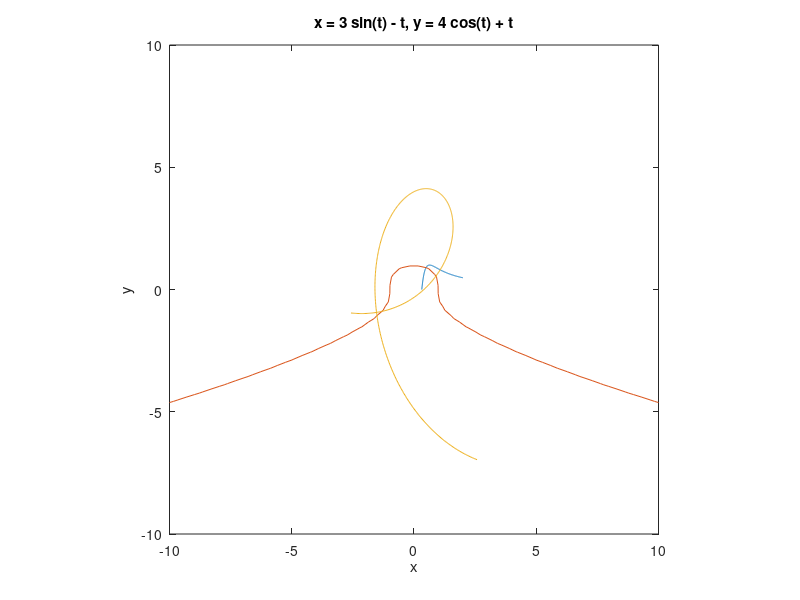

MATLAB code for this plot:
% [绘图]使用符号函数绘图命令
% plot 不能绘制隐函数,参数方程形式的图像，可以使用符号函数绘图命令
ezplot('sin(1/x)', [1/pi, 2]);
hold on;
ezplot('x.^2 + y.^3 - 1', [-10, 10, -10, 10]);
hold on;
ezplot('3 * sin(t) - t', '4 * cos(t) + t', [-3, 3]);
hold on;
